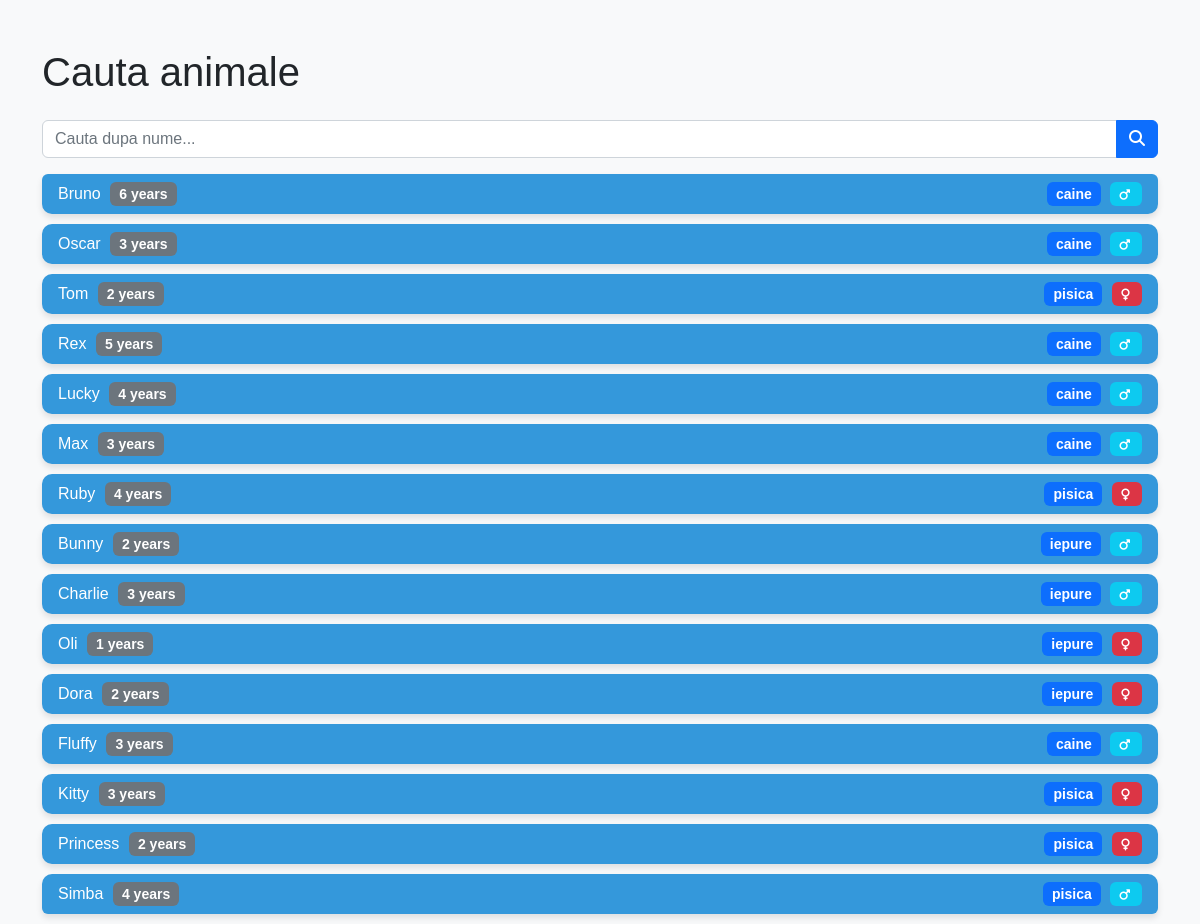
The app's page /search/ with its own data.
### animale/models.py (models this page shows, shortened)
class Animale(models.Model):
    nume = models.CharField(max_length=60)
    varsta = models.IntegerField(null=False)
    gen = models.CharField(max_length=1, choices=[("F", "Female"), ("M", "Male")])
    specie = models.CharField(max_length=6, choices=[("caine", "Caine"), ("pisica", "Pisica"), ("iepure", "Iepure")])

### animale/views.py (the view)
# urls.py: path('search/', search_items, name='search_items')
def search_items(request):
    query = request.GET.get('query')
    if query:
        animale = Animale.objects.filter(nume__icontains=query)
    else:
        animale = Animale.objects.all()
    return render(request, 'animal_search.html', {'animale': animale})

### animale/templates/animal_search.html (shortened to what this page needs)
<!DOCTYPE html>
<html lang="en">
<head>
    <link rel="stylesheet" href="https://cdn.jsdelivr.net/npm/bootstrap@5.2.3/dist/css/bootstrap.min.css">
    <link rel="stylesheet" href="https://cdnjs.cloudflare.com/ajax/libs/font-awesome/6.1.0/css/all.min.css">
</head>
<body>
    <div class="container mt-5">
        <h1 class="mb-4">Cauta animale</h1>
        <form class="mb-3" action="{% url 'search_items' %}" method="GET">
            <div class="input-group">
                <input class="form-control" type="text" name="query" placeholder="Cauta dupa nume...">
                <button class="btn btn-primary" type="submit"><i class="fas fa-search"></i></button>
            </div>
        </form>
        <ul class="list-group">
            {% for animal in animale %}
                <li class="list-group-item d-flex justify-content-between align-items-center">
                    <div>
                        <span>{{ animal.nume }}</span>
                        <span class="badge bg-secondary">{{ animal.varsta }} years</span>
                    </div>
                    <div>
                        <span class="badge bg-primary">{{ animal.specie }}</span>
                        {% if animal.gen == 'M' %}
                            <span class="badge bg-info"><i class="fas fa-mars"></i></span>
                        {% else %}
                            <span class="badge bg-danger"><i class="fas fa-venus"></i></span>
                        {% endif %}
                    </div>
                </li>
            {% empty %}
                <li class="list-group-item text-center">Animalul cautat nu exista.</li>
            {% endfor %}
        </ul>
    </div>
</body>
</html>

### animale/templates/animal_search.html (style rules this page uses)
body { font-family: Arial, sans-serif; background-color: #f8f9fa; }
.list-group-item { background-color: #3498db; color: #ffffff; border: none; border-radius: 10px; margin-bottom: 10px; box-shadow: 0 4px 6px rgba(0, 0, 0, 0.1); transition: all 0.3s ease; }
.badge { font-size: 14px; margin-left: 5px; }
.badge i { font-size: 12px; margin-right: 3px; }

### records on screen
Animale: nume "Bruno", varsta "6", specie "caine", gen "M" (drawn)
Animale: nume "Oscar", varsta "3", specie "caine", gen "M" (drawn)
Animale: nume "Tom", varsta "2", specie "pisica", gen "F" (drawn)
Animale: nume "Rex", varsta "5", specie "caine", gen "M" (drawn)
Animale: nume "Lucky", varsta "4", specie "caine", gen "M" (drawn)
Animale: nume "Max", varsta "3", specie "caine", gen "M" (drawn)
Animale: nume "Ruby", varsta "4", specie "pisica", gen "F" (drawn)
Animale: nume "Bunny", varsta "2", specie "iepure", gen "M" (drawn)
Animale: nume "Charlie", varsta "3", specie "iepure", gen "M" (drawn)
Animale: nume "Oli", varsta "1", specie "iepure", gen "F" (drawn)
Animale: nume "Dora", varsta "2", specie "iepure", gen "F" (drawn)
Animale: nume "Fluffy", varsta "3", specie "caine", gen "M" (drawn)
Animale: nume "Kitty", varsta "3", specie "pisica", gen "F" (drawn)
Animale: nume "Princess", varsta "2", specie "pisica", gen "F" (drawn)
Animale: nume "Simba", varsta "4", specie "pisica", gen "M" (drawn)
